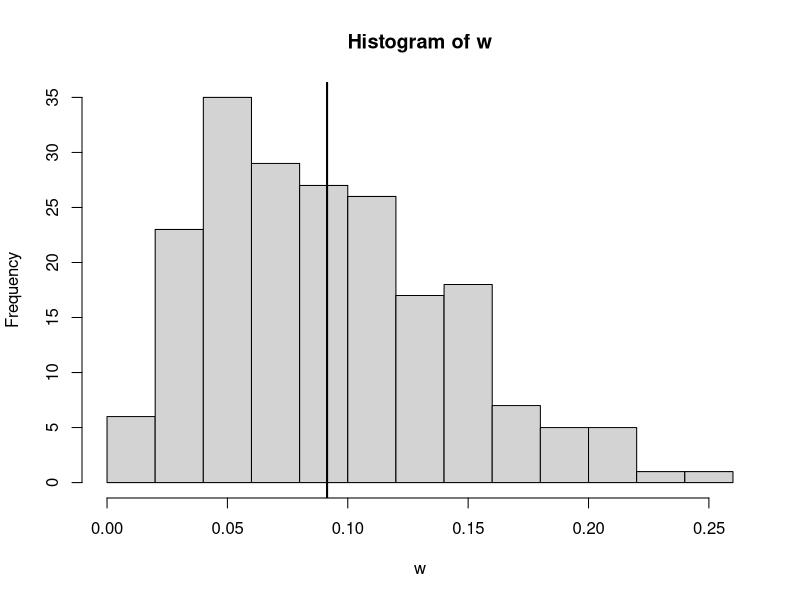

Here is the R script that generated this plot:
a = 2
b = 3
n = 789
u = runif(200)
u = (1 - u)^(1/n)
w = b*(-log(u))^(1/a)
mw = mean(w)
print(w)
print(mw)
hist(w)
abline(v = mw, lwd = 2)